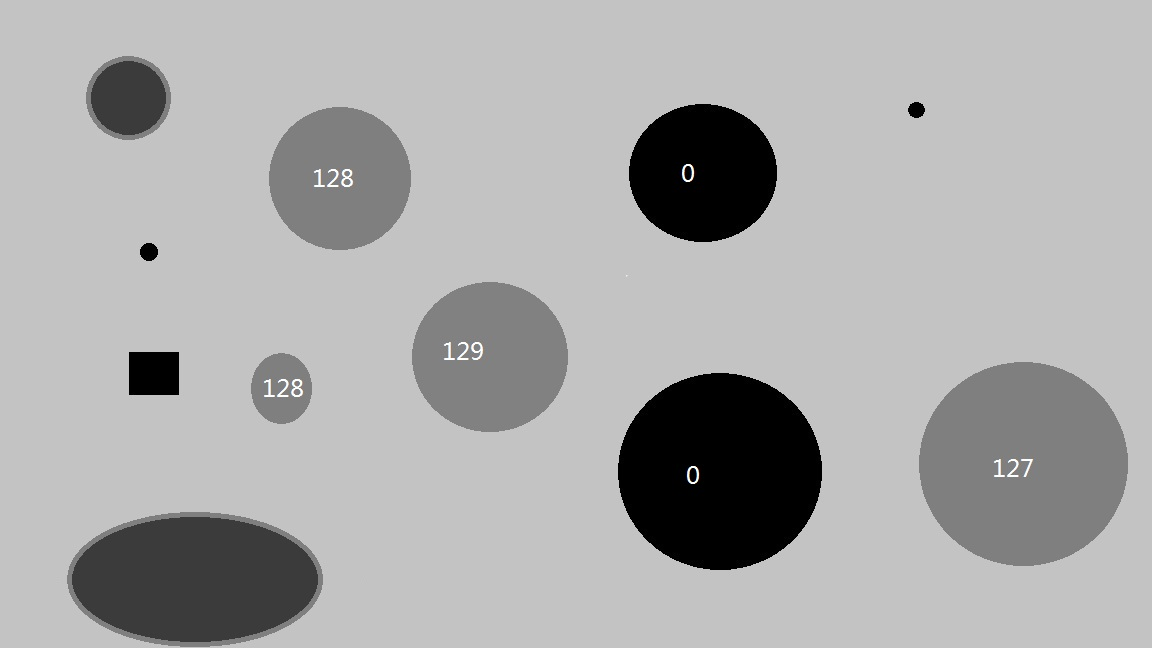
%> input picture 机器蛇的视觉大脑/src.bmp, 1152 x 648 px
$ octave simpleFindBiggestBlack.m   (GNU Octave 9; MATLAB toolbox functions it lacks are replaced by stand-ins)
%> lines starting %> are read from the running program, lines starting %| are printed output that depends on the picture; in (x1, y1, x2, y2) boxes, pixels count from 0 and x2, y2 are one past the last pixel; in counts of white or black regions, pixels touching at a corner belong together; the program's own positions count from 1
%输入白底黑球图片，输出黑球相对中心的偏移量
%created by 翁敬喻
%Email:wengjingyu@gmail.com
%输入图片名为src.jpg，输出坐标为offset，分量为offset_x,offset_y
%offset为距离图片中心的偏移量，图片坐标原点为左上角
%偏移结果已做归一化，分量区间为[-1,1]
%图片变量前缀为'i_'
%精简
clc;clear all;clear memory;
%颜色预处理--------------------------
i_src=imread('src.bmp');
%> i_src is the input picture: size 648x1152x3 uint8; mean R, G, B 170.1, 170.1, 170.1
i_gray=rgb2gray(i_src);
i_bright = imadjust(i_gray,[0 0.5],[0 1]);%亮度变换
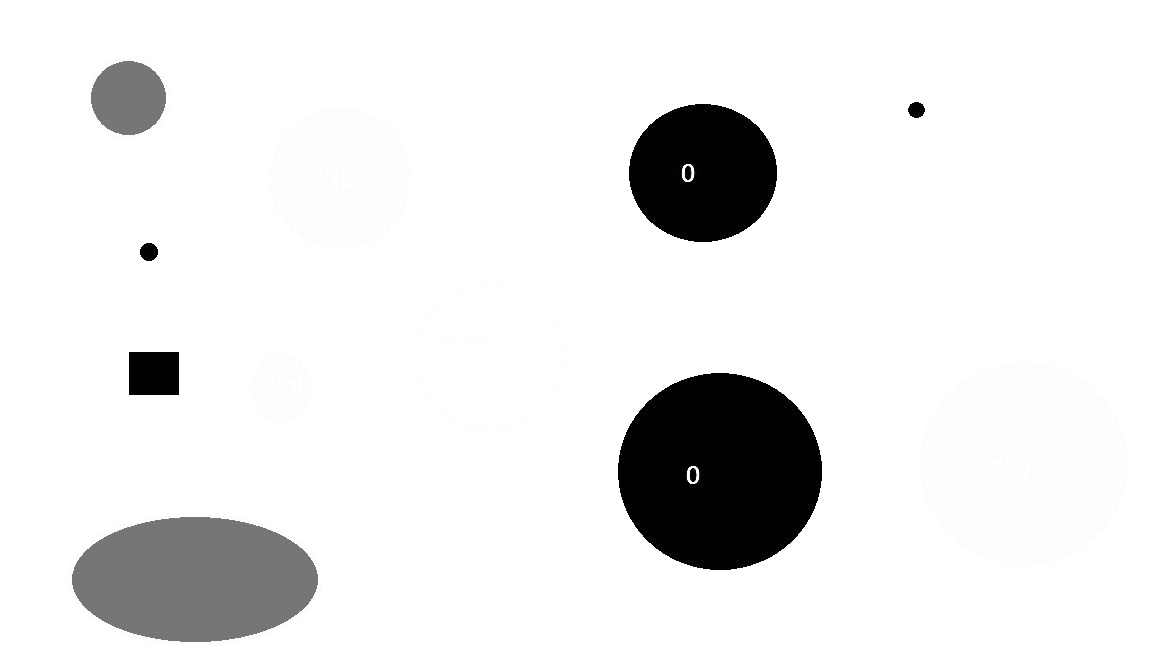
%> i_bright: size 648x1152 uint8; min 0, max 255, mean 232.6
level =graythresh(i_bright);%计算阈值
%> level = 0.582
i_segment=im2bw(i_bright,level);%二值化，阈值分割
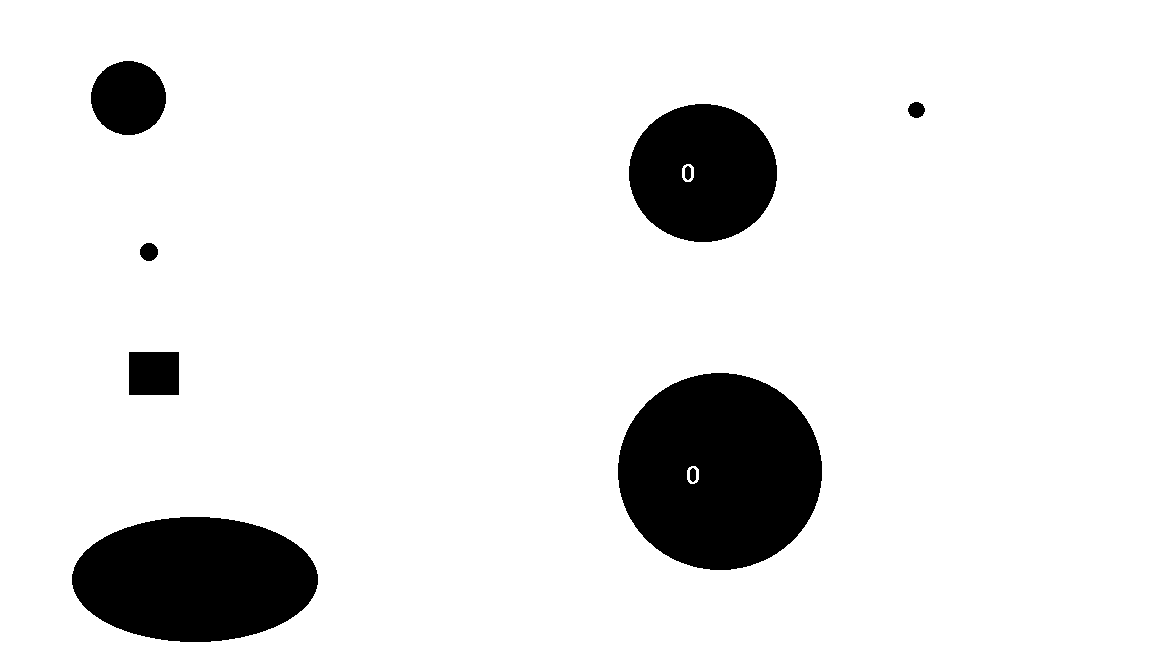
%> i_segment: size 648x1152 logical; 89.5% white; 9 black regions, largest, box (x1, y1, x2, y2) and area: (618, 373, 822, 570) 31353, (72, 517, 318, 642) 24105, (629, 104, 777, 242) 15836

%形态预处理-----------------------
i_segment=im2double(i_segment);
h=fspecial('gaussian',25,15);
i_medfilt=medfilt2(i_segment,[3 3]);%进行中值滤波
i_gaussian=imfilter(i_medfilt,h,'replicate');%高斯模糊，sig=15
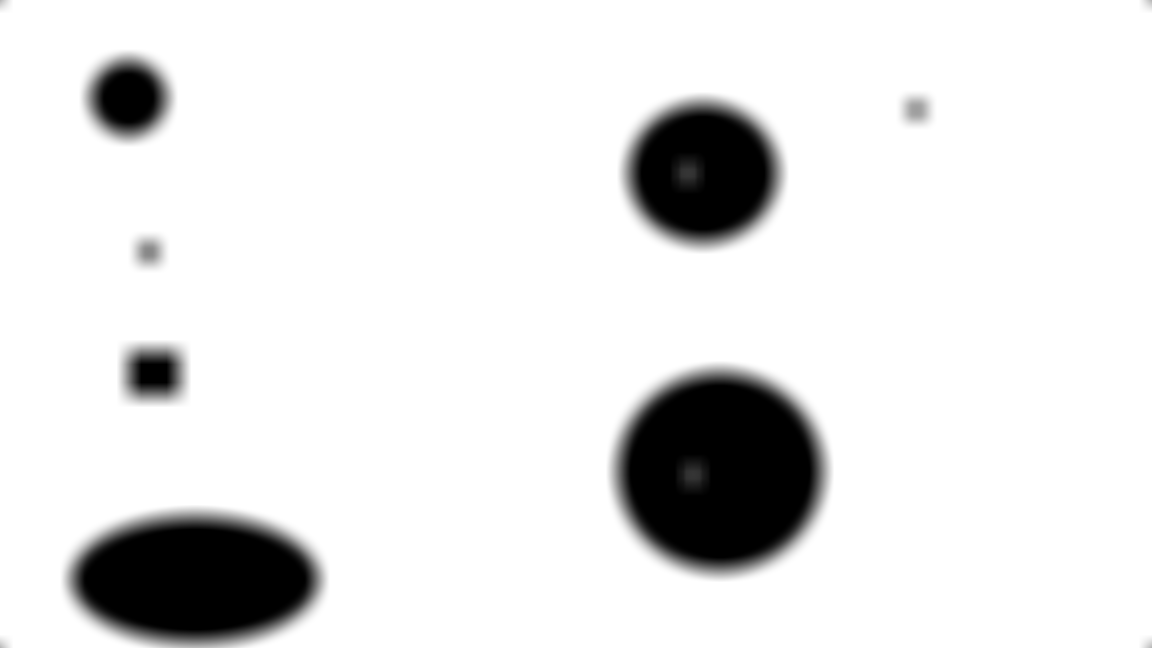
%> i_gaussian: size 648x1152 double; min 0, max 1, mean 0.895
i_binary=im2bw(i_gaussian,1.5*graythresh(i_gaussian));%二值化，空洞填充
%> i_binary: size 648x1152 logical; 87.5% white; 11 black regions (4 under 20 px), largest, box (x1, y1, x2, y2) and area: (611, 366, 829, 577) 35741, (66, 510, 324, 648) 28083, (622, 97, 784, 249) 19016

%连通域提取-----------------------
[bin_y,bin_x]=size(i_binary);
%> bin_y = 648; bin_x = 1152
i_inverse=ones(bin_y,bin_x)-i_binary;%黑变白，下列函数只白色进行统计
%> i_inverse: size 648x1152 double; values 0 (black) and 1 (white), 12.5% white; 11 white regions (4 under 20 px)
[img_y,img_x]=size(i_inverse);%原图尺寸
%> img_y = 648; img_x = 1152
mid_x=img_x/2;mid_y=img_y/2;%原图中心坐标
%> after `mid_x=img_x/2`: mid_x = 576
%> after `mid_y=img_y/2`: mid_y = 324
i_connected=bwlabel(i_inverse);%连通域标记连通分量
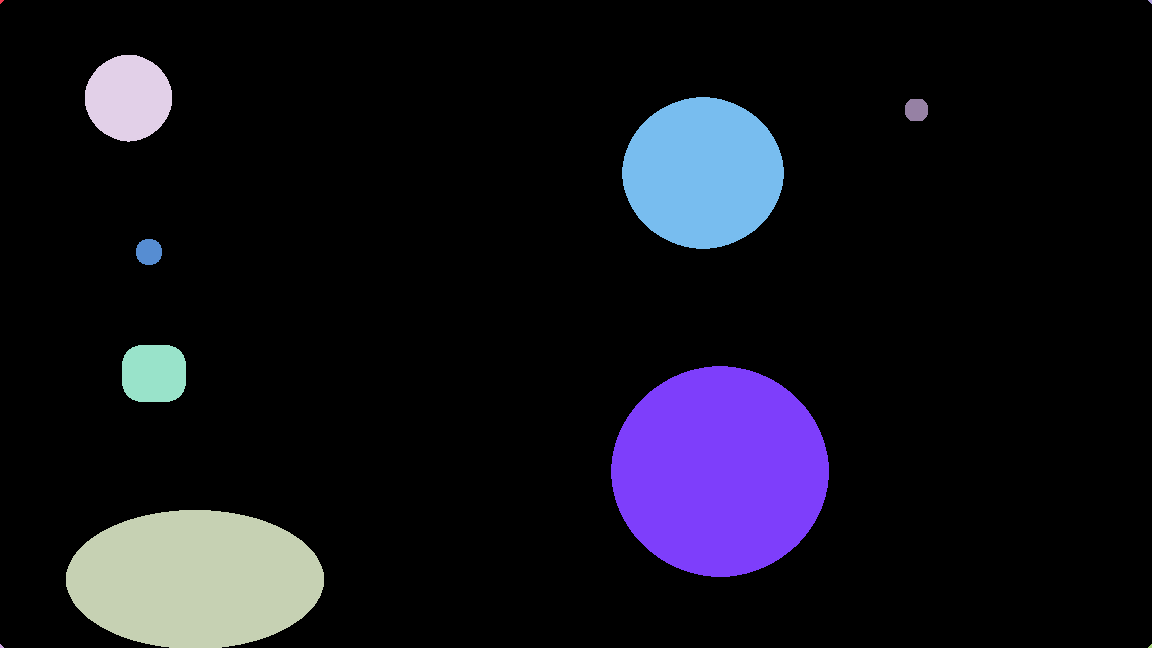
%> i_connected: size 648x1152 double; 12 distinct labels, from 0 to 11; one colour per label, 0 black
stats = regionprops(i_connected);%统计被标记的区域的面积分布，显示区域总数
%> stats = 11 regions; largest, box (x1, y1, x2, y2), Area and Centroid: (611, 366, 829, 577) 35741 [720.5 472.1], (66, 510, 324, 648) 28083 [195.5 579.9], (622, 97, 784, 249) 19016 [703.5 173.5], (85, 55, 172, 142) 5871 [129 98.6], (122, 345, 186, 402) 3304 [154.5 374]
Ar = cat(1, stats.Area);%按列连接矩阵（列数相同）
%> Ar = [10; 10; 28083; 5871; 3304; 552; 35741; 19016; 442; 10; 10]
ind = find(Ar == max(Ar));%最大连通域标记索引
%> ind = 7
i_maxcon = ismember(i_connected,ind);%删除小面积区域
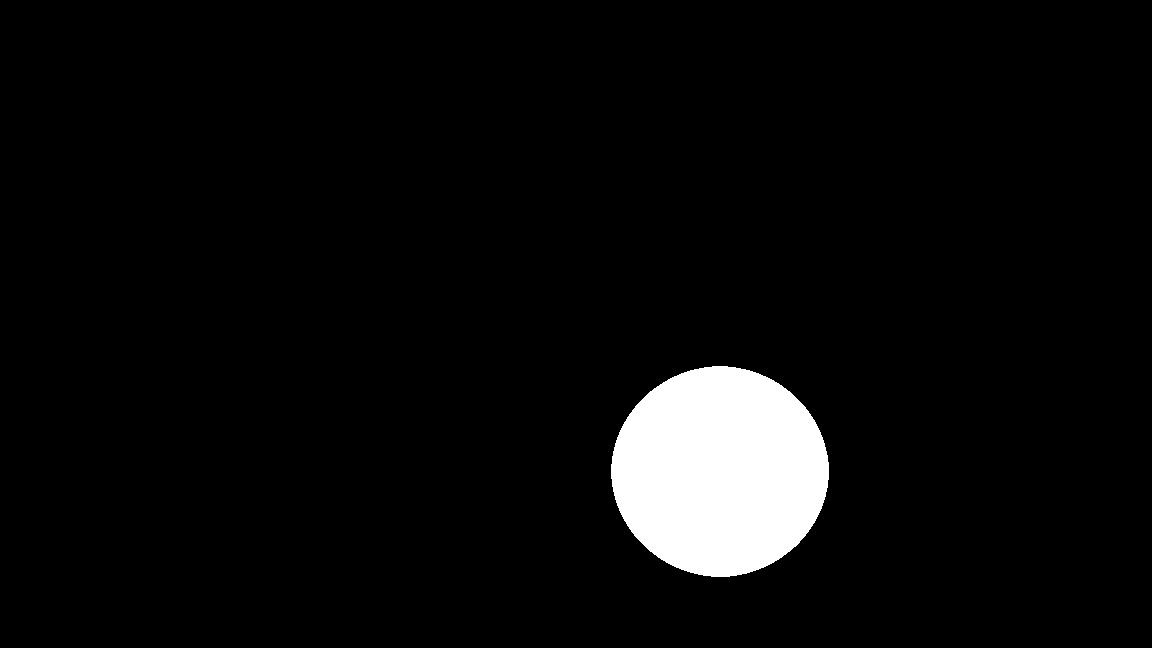
%> i_maxcon: size 648x1152 logical; 4.8% white; 1 white region, box (x1, y1, x2, y2) and area: (611, 366, 829, 577) 35741
Volume = bwarea(i_maxcon)/(img_y*img_x)%计算目标面积（占比）
%> Volume = 0.0479

if Volume<0.005
    offset=[0,0]
%    retrun;
else
stat = regionprops(i_maxcon, 'centroid');%求每个连通域的质心，这里就一个
%> stat = 1 region; Centroid: [720.5 472.1]
centroids = cat(1, stat.Centroid);%1表示按列提取，从属性结构数组中提取坐标
%> centroids = [720.5 472.1]
x=centroids(:,1);%输出第1列，目标x坐标
%> x = 720.5
y=centroids(:,2);%输出第2列，目标y坐标
%> y = 472.1
offset=[(x-mid_x)/mid_x,(y-mid_y)/mid_y]
%> offset = [0.251 0.457]
end;

% [5 lines of commented-out code are left out]

$ run again, with 机器蛇的视觉大脑/bigsquire.jpg saved as 机器蛇的视觉大脑/src.bmp
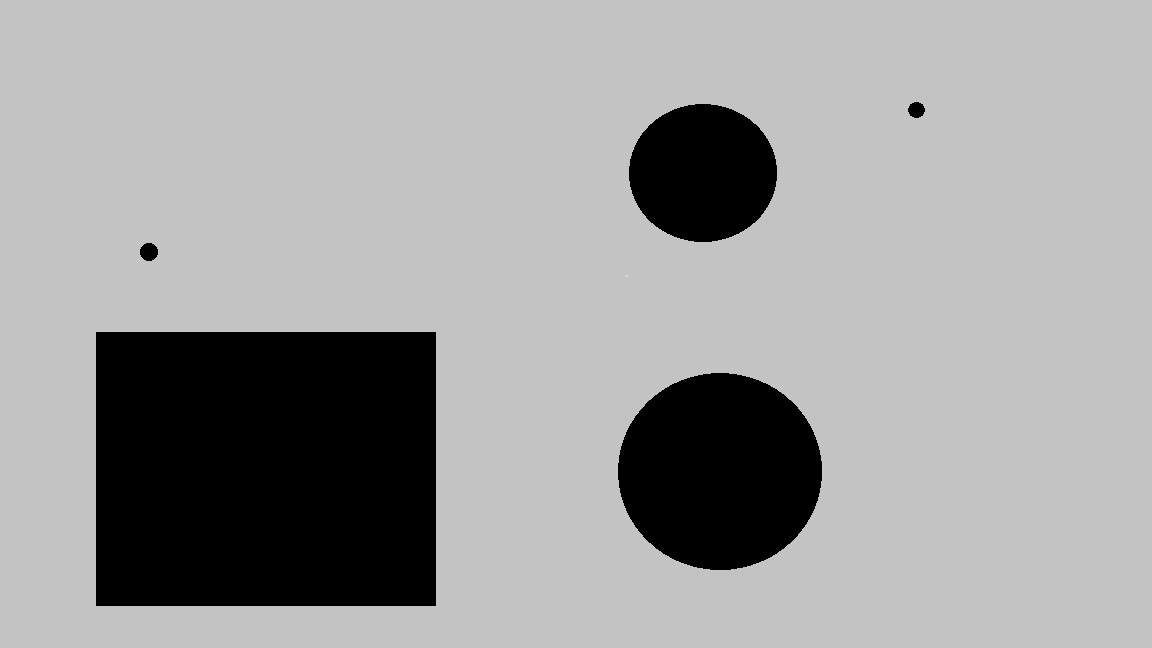
%> input picture 机器蛇的视觉大脑/bigsquire.jpg, 1152 x 648 px
%> i_src is the input picture: size 648x1152x3 uint8; min 0, max 236, mean 158.1
%> level = 0.537
%> i_medfilt: size 648x1152 double; values 0 (black) and 1 (white), 81.1% white; 9 black regions (4 under 20 px), largest, box (x1, y1, x2, y2) and area: (96, 332, 436, 606) 93156, (618, 373, 822, 570) 31540, (629, 104, 777, 242) 16024, (140, 243, 158, 261) 256, (908, 102, 925, 118) 204
%> `i_binary=im2bw(i_gaussian,1.5*graythresh(i_gaussian));`:
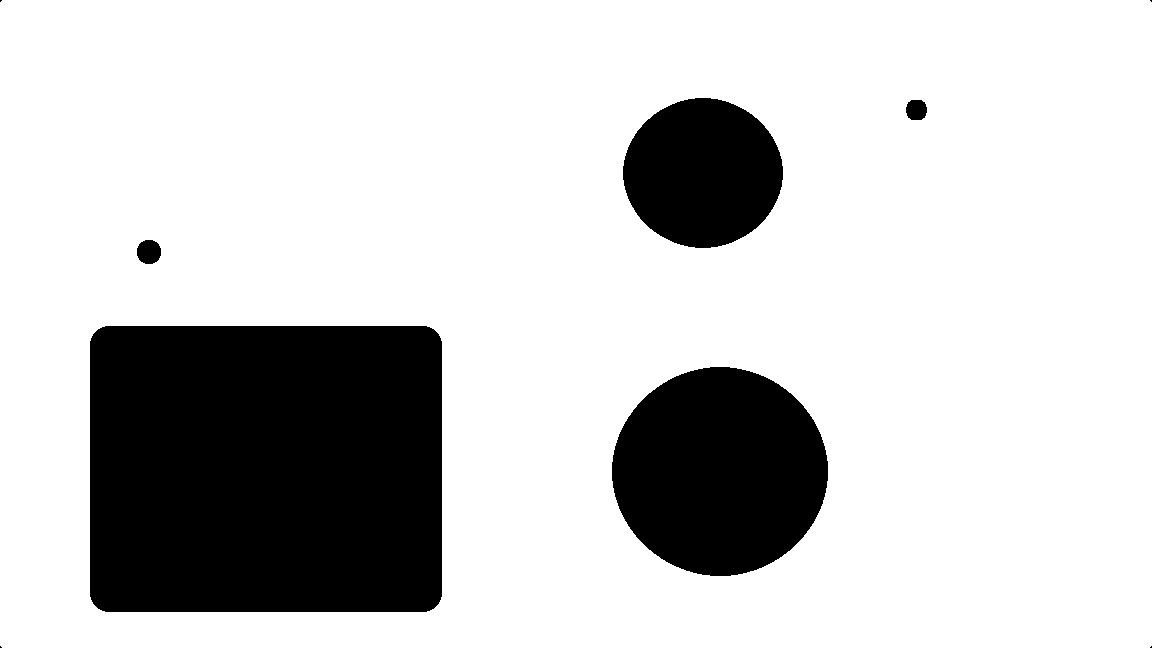
%> i_binary: size 648x1152 logical; 79.2% white; 9 black regions (4 under 20 px), largest, box (x1, y1, x2, y2) and area: (90, 326, 442, 612) 100352, (612, 367, 828, 576) 35164, (623, 98, 783, 248) 18594, (137, 240, 161, 264) 468, (906, 100, 927, 120) 356
%> i_inverse: size 648x1152 double; values 0 (black) and 1 (white), 20.8% white; 9 white regions (4 under 20 px)
%> i_connected: size 648x1152 double; 10 distinct labels, from 0 to 9
%> stats = 9 regions; largest, box (x1, y1, x2, y2), Area and Centroid: (90, 326, 442, 612) 100352 [266.5 469.5], (612, 367, 828, 576) 35164 [720.5 472], (623, 98, 783, 248) 18594 [703.5 173.5], (137, 240, 161, 264) 468 [149.5 252.5], (906, 100, 927, 120) 356 [917 110.5]
%> Ar = [3; 3; 100352; 468; 35164; 18594; 356; 3; 3]
%> ind = 3
%> `i_maxcon = ismember(i_connected,ind);`:
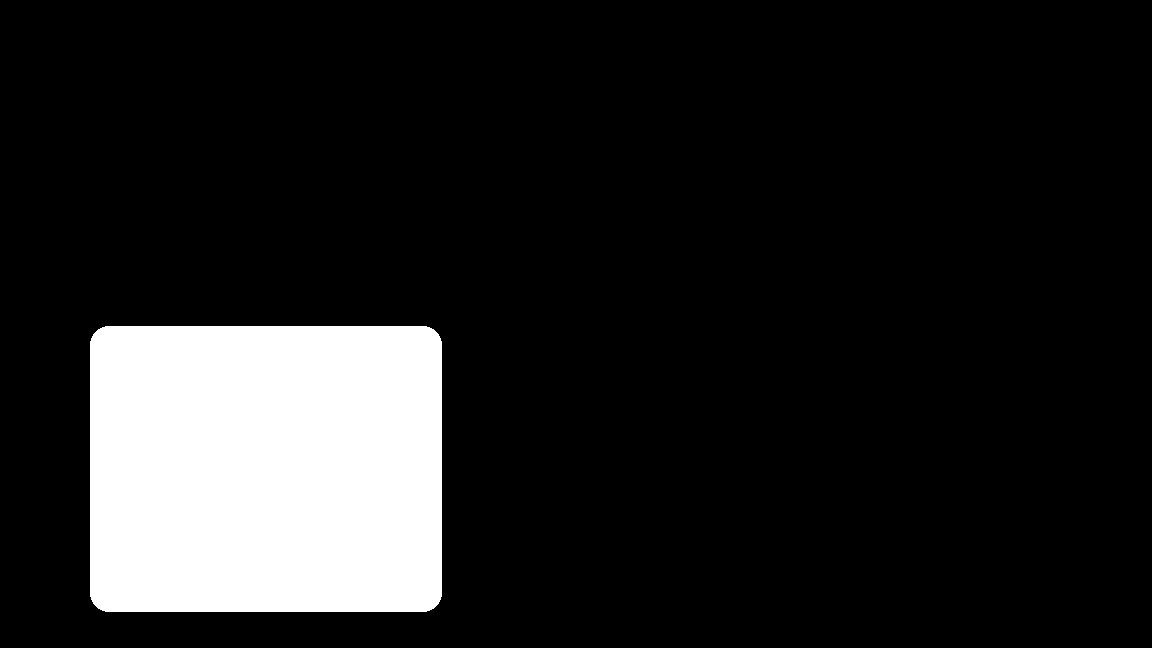
%> i_maxcon: size 648x1152 logical; 13.4% white; 1 white region, box (x1, y1, x2, y2) and area: (90, 326, 442, 612) 100352
%> Volume = 0.134
%> stat = 1 region; Centroid: [266.5 469.5]
%> centroids = [266.5 469.5]
%> x = 266.5
%> y = 469.5
%> offset = [-0.537 0.449]
